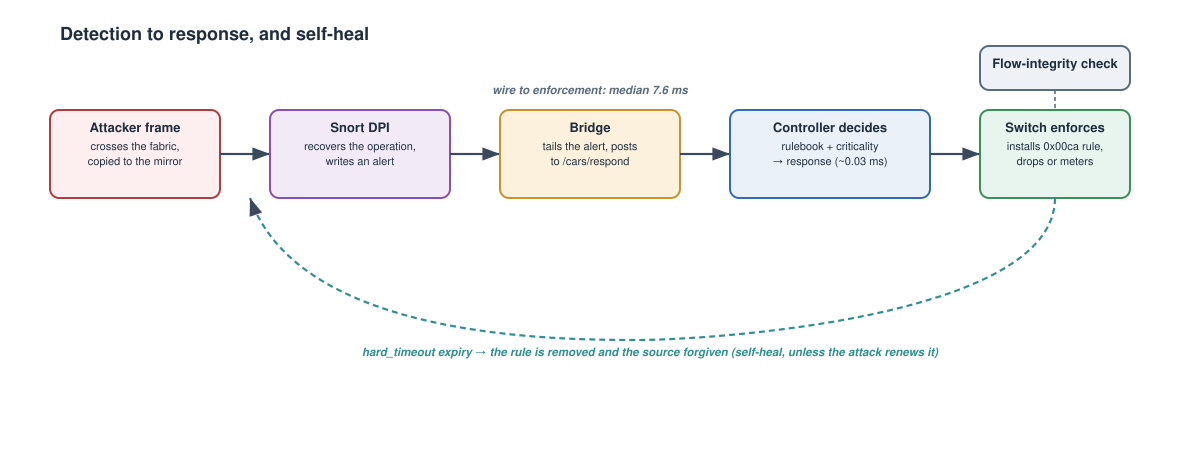

This figure's Python source:
# Diagram C: detection-to-response cycle with self-heal (refines the old detresp 3.12).
import cairosvg
INK="#1f2d3d"; SUB="#5b6b7d"; LINE="#3a4a5c"
ATK="#b23b3b"; SNORT="#8a4fb0"; BR="#c9922b"; CTRL="#2f6db0"; ENF="#3a8f5b"; HEAL="#2f8f8f"
def esc(s): return s.replace("&","&amp;").replace("<","&lt;").replace(">","&gt;")
P=[]
def box(x,y,w,h,fill,stroke,title,subs=None,tsize=13):
    P.append(f'<rect x="{x}" y="{y}" width="{w}" height="{h}" rx="9" fill="{fill}" stroke="{stroke}" stroke-width="2"/>')
    P.append(f'<text x="{x+w/2}" y="{y+22}" text-anchor="middle" font-family="Helvetica" font-size="{tsize}" font-weight="700" fill="{INK}">{esc(title)}</text>')
    if subs:
        for i,s in enumerate(subs):
            P.append(f'<text x="{x+w/2}" y="{y+40+i*15}" text-anchor="middle" font-family="Helvetica" font-size="11" fill="{INK}">{esc(s)}</text>')
def arrow(x1,y1,x2,y2,col=LINE,w=2.2,dash="",label=None):
    d=f' stroke-dasharray="{dash}"' if dash else ""
    P.append(f'<line x1="{x1}" y1="{y1}" x2="{x2}" y2="{y2}" stroke="{col}" stroke-width="{w}"{d} marker-end="url(#ah)"/>')
    if label: P.append(f'<text x="{(x1+x2)/2}" y="{y1-8}" text-anchor="middle" font-family="Helvetica" font-size="10.5" fill="{SUB}">{esc(label)}</text>')
def txt(x,y,s,size=11,col=INK,anchor="middle",weight="400",style=""):
    st=f' font-style="{style}"' if style else ""
    P.append(f'<text x="{x}" y="{y}" text-anchor="{anchor}" font-family="Helvetica" font-size="{size}" font-weight="{weight}" fill="{col}"{st}>{esc(s)}</text>')
W,H=1180,470
txt(60,40,"Detection to response, and self-heal",18,INK,"start","700")
y=110; h=88
box(50,y,170,h,"#fdeef0",ATK,"Attacker frame",["crosses the fabric,","copied to the mirror"])
arrow(220,y+h/2,270,y+h/2)
box(270,y,180,h,"#f2ebf7",SNORT,"Snort DPI",["recovers the operation,","writes an alert"])
arrow(450,y+h/2,500,y+h/2)
box(500,y,180,h,"#fbf1dc",BR,"Bridge",["tails the alert, posts","to /cars/respond"])
arrow(680,y+h/2,730,y+h/2)
box(730,y,200,h,"#eaf1f9",CTRL,"Controller decides",["rulebook + criticality","→ response  (~0.03 ms)"])
arrow(930,y+h/2,980,y+h/2)
box(980,y,150,h,"#e8f5ee",ENF,"Switch enforces",["installs 0x00ca rule,","drops or meters"])
# wire-to-enforcement timing
txt(590,y-16,"wire to enforcement: median 7.6 ms",11.5,SUB,"middle","600","italic")
# self-heal loop-back from enforce to switch (dashed teal)
P.append(f'<path d="M 1055 {y+h} C 1055 320, 700 340, 640 340 C 560 340, 300 340, 250 {y+h}" fill="none" stroke="{HEAL}" stroke-width="2.2" stroke-dasharray="6 4" marker-end="url(#ah)"/>')
txt(650,356,"hard_timeout expiry → the rule is removed and the source forgiven (self-heal, unless the attack renews it)",11.5,HEAL,"middle","600","italic")
# flow-integrity self-check watching the tables (dashed, above enforce)
box(980,y-64,150,44,"#eef2f6","#5b6b7d","Flow-integrity check",None)
P.append(f'<line x1="1055" y1="{y-20}" x2="1055" y2="{y}" stroke="#5b6b7d" stroke-width="1.6" stroke-dasharray="4 3"/>')
txt(1055,y-70,"",10)
svg=f'''<svg xmlns="http://www.w3.org/2000/svg" viewBox="0 0 {W} {H}" font-family="Helvetica">
<defs><marker id="ah" markerWidth="10" markerHeight="10" refX="8" refY="3" orient="auto"><path d="M0,0 L8,3 L0,6 Z" fill="{LINE}"/></marker></defs>
<rect width="{W}" height="{H}" fill="white"/>{"".join(P)}</svg>'''
open("/tmp/diagC.svg","w").write(svg)
cairosvg.svg2png(bytestring=svg.encode(),write_to="/tmp/diagC.png",scale=2)
print("C ok")
